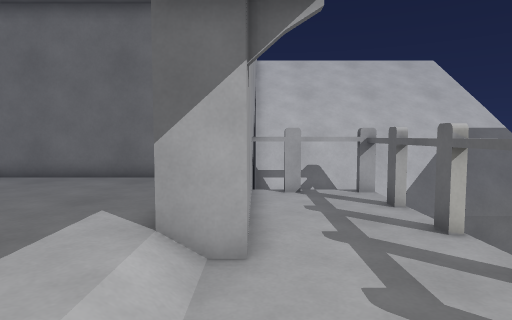
view 1 (above)

12 first-person views from a walk through a 3-D level made in the Godot game engine. The camera is 1.2 m above the floor, tilts 4° down and sees 75° across. The floor is counted in squares, 0.67 m on a side. Each view is taken from the middle of a square. On the plan, view 1 faces up. The plan holds only what a view shows up to about 17 squares ahead; the rest is blank. The place goes on beyond the plan. Surface patterns are stand-ins for the level's own textures.

view 2
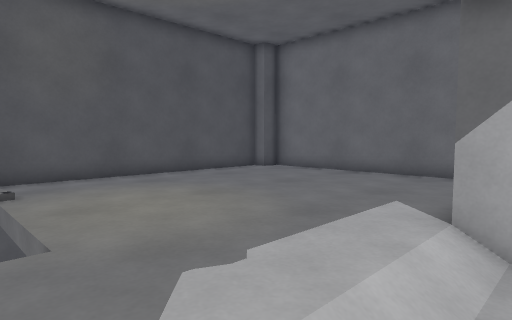

view 3
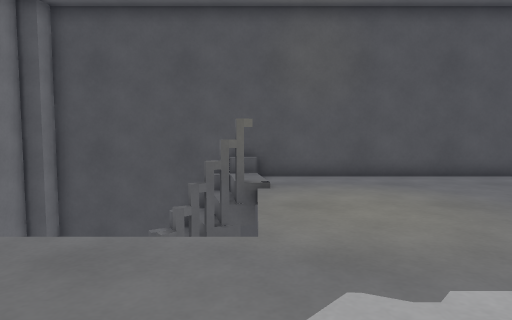

view 4
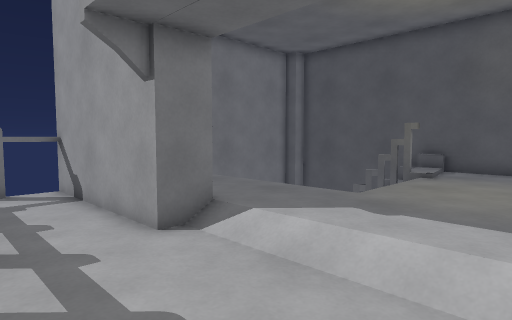

view 5
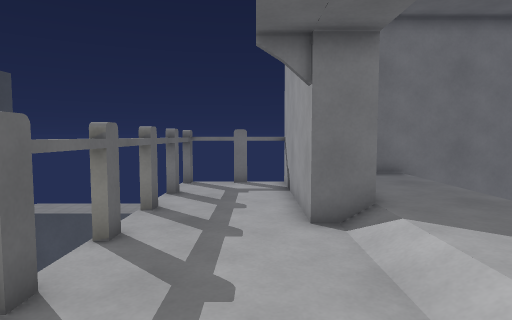

view 6
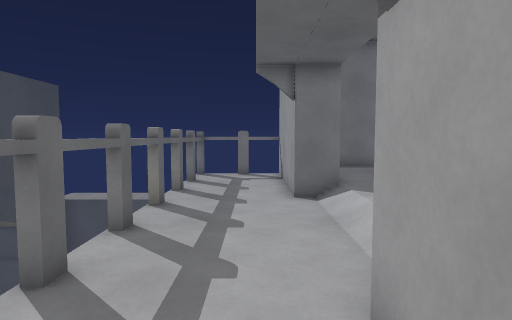

view 7
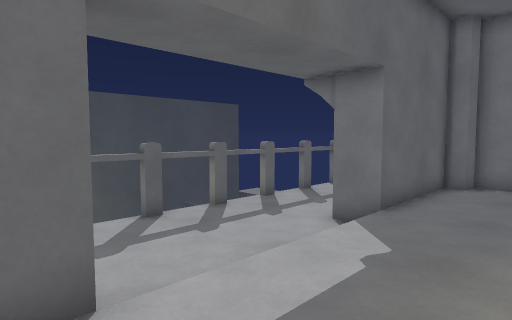

view 8
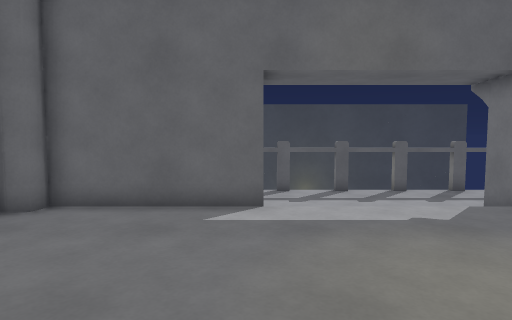

view 9
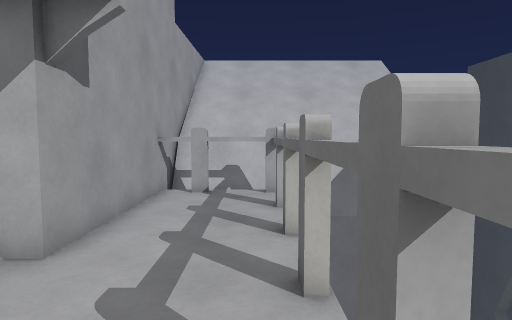

view 10
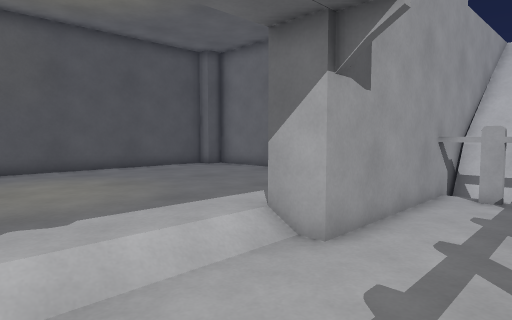

view 11
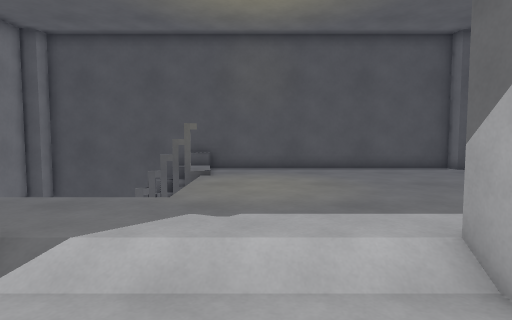

view 12
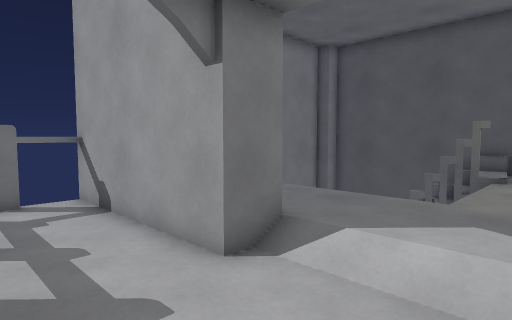

### Floor plan
Key: @ floor where view 1 was taken; # wall or solid block; x gap in a wall; . main floor; : floor 0.25 m higher than the main floor; - floor 0.25 m lower than the main floor; / step, stairs or slope; = window, fence, low wall or low ledge; v drop or lower ground.
Columns run from 11 left of view 1 to 6 right of it. Each row starts with its distance up from view 1.
 13            #======
 12            v======
 11 ################vv
 10 #........###---v
  9 #.........##---x
  8 #.........##---v
  7 #.........##---v
  6 #.........##---x
  5 #.........##---v
  4 #........./----x
  3 #........./----v
  2 #........./----v
  1 #........./----v
  0 #::vvvv.../@---v
 -1 #/=v   .../----x
 -2 v//#   ...##---v
 -3 vv     ...##---x
 -4 v      ...##---v
 -5 v      ...##---v
 -6 v      ...##---x
 -7 v      ..###---v
 -8 v vvvvv#####vxv# v
 -9                  v

Positions as (right, up) in squares from view 1, and headings:
1: (0, 0), facing up
2: (0, -1), facing up-left
3: (0, 0), facing left
4: (3, 4), facing down-left
5: (1, 5), facing down
6: (1, 8), facing down
7: (-5, 6), facing down-right
8: (-10, 5), facing right
9: (3, 0), facing up
10: (3, 0), facing up-left
11: (3, 2), facing left
12: (3, 2), facing down-left
